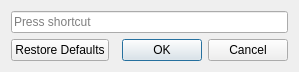
<?xml version="1.0" encoding="UTF-8"?>
<ui version="4.0">
 <class>ShortcutDialog</class>
 <widget class="QDialog" name="ShortcutDialog">
  <property name="geometry">
   <rect>
    <x>0</x>
    <y>0</y>
    <width>299</width>
    <height>72</height>
   </rect>
  </property>
  <property name="windowTitle">
   <string>Modify Shortcuts</string>
  </property>
  <layout class="QVBoxLayout" name="verticalLayout">
   <item>
    <widget class="QKeySequenceEdit" name="keySequenceEdit"/>
   </item>
   <item>
    <widget class="QDialogButtonBox" name="buttonBox">
     <property name="orientation">
      <enum>Qt::Horizontal</enum>
     </property>
     <property name="standardButtons">
      <set>QDialogButtonBox::Cancel|QDialogButtonBox::Ok|QDialogButtonBox::RestoreDefaults</set>
     </property>
     <property name="centerButtons">
      <bool>false</bool>
     </property>
    </widget>
   </item>
  </layout>
 </widget>
 <resources/>
 <connections>
  <connection>
   <sender>buttonBox</sender>
   <signal>accepted()</signal>
   <receiver>ShortcutDialog</receiver>
   <slot>accept()</slot>
   <hints>
    <hint type="sourcelabel">
     <x>248</x>
     <y>254</y>
    </hint>
    <hint type="destinationlabel">
     <x>157</x>
     <y>274</y>
    </hint>
   </hints>
  </connection>
  <connection>
   <sender>buttonBox</sender>
   <signal>rejected()</signal>
   <receiver>ShortcutDialog</receiver>
   <slot>reject()</slot>
   <hints>
    <hint type="sourcelabel">
     <x>316</x>
     <y>260</y>
    </hint>
    <hint type="destinationlabel">
     <x>286</x>
     <y>274</y>
    </hint>
   </hints>
  </connection>
 </connections>
</ui>
